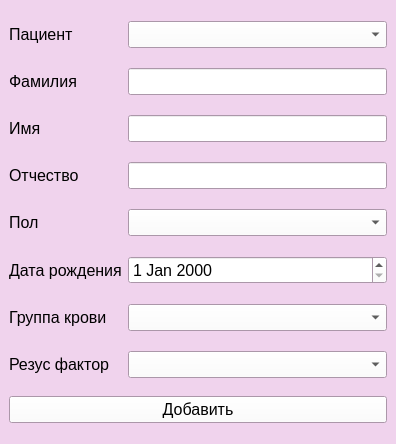
<?xml version="1.0" encoding="UTF-8"?>
<ui version="4.0">
 <class>MainWindow</class>
 <widget class="QMainWindow" name="MainWindow">
  <property name="geometry">
   <rect>
    <x>0</x>
    <y>0</y>
    <width>396</width>
    <height>444</height>
   </rect>
  </property>
  <property name="palette">
   <palette>
    <active>
     <colorrole role="WindowText">
      <brush brushstyle="SolidPattern">
       <color alpha="255">
        <red>0</red>
        <green>0</green>
        <blue>0</blue>
       </color>
      </brush>
     </colorrole>
     <colorrole role="Button">
      <brush brushstyle="SolidPattern">
       <color alpha="255">
        <red>255</red>
        <green>255</green>
        <blue>255</blue>
       </color>
      </brush>
     </colorrole>
     <colorrole role="Light">
      <brush brushstyle="SolidPattern">
       <color alpha="255">
        <red>255</red>
        <green>255</green>
        <blue>255</blue>
       </color>
      </brush>
     </colorrole>
     <colorrole role="Midlight">
      <brush brushstyle="SolidPattern">
       <color alpha="255">
        <red>247</red>
        <green>233</green>
        <blue>246</blue>
       </color>
      </brush>
     </colorrole>
     <colorrole role="Dark">
      <brush brushstyle="SolidPattern">
       <color alpha="255">
        <red>120</red>
        <green>105</green>
        <blue>118</blue>
       </color>
      </brush>
     </colorrole>
     <colorrole role="Mid">
      <brush brushstyle="SolidPattern">
       <color alpha="255">
        <red>160</red>
        <green>141</green>
        <blue>158</blue>
       </color>
      </brush>
     </colorrole>
     <colorrole role="Text">
      <brush brushstyle="SolidPattern">
       <color alpha="255">
        <red>0</red>
        <green>0</green>
        <blue>0</blue>
       </color>
      </brush>
     </colorrole>
     <colorrole role="BrightText">
      <brush brushstyle="SolidPattern">
       <color alpha="255">
        <red>255</red>
        <green>255</green>
        <blue>255</blue>
       </color>
      </brush>
     </colorrole>
     <colorrole role="ButtonText">
      <brush brushstyle="SolidPattern">
       <color alpha="255">
        <red>0</red>
        <green>0</green>
        <blue>0</blue>
       </color>
      </brush>
     </colorrole>
     <colorrole role="Base">
      <brush brushstyle="SolidPattern">
       <color alpha="255">
        <red>255</red>
        <green>255</green>
        <blue>255</blue>
       </color>
      </brush>
     </colorrole>
     <colorrole role="Window">
      <brush brushstyle="SolidPattern">
       <color alpha="255">
        <red>240</red>
        <green>211</green>
        <blue>237</blue>
       </color>
      </brush>
     </colorrole>
     <colorrole role="Shadow">
      <brush brushstyle="SolidPattern">
       <color alpha="255">
        <red>0</red>
        <green>0</green>
        <blue>0</blue>
       </color>
      </brush>
     </colorrole>
     <colorrole role="AlternateBase">
      <brush brushstyle="SolidPattern">
       <color alpha="255">
        <red>247</red>
        <green>233</green>
        <blue>246</blue>
       </color>
      </brush>
     </colorrole>
     <colorrole role="ToolTipBase">
      <brush brushstyle="SolidPattern">
       <color alpha="255">
        <red>255</red>
        <green>255</green>
        <blue>220</blue>
       </color>
      </brush>
     </colorrole>
     <colorrole role="ToolTipText">
      <brush brushstyle="SolidPattern">
       <color alpha="255">
        <red>0</red>
        <green>0</green>
        <blue>0</blue>
       </color>
      </brush>
     </colorrole>
     <colorrole role="PlaceholderText">
      <brush brushstyle="SolidPattern">
       <color alpha="128">
        <red>0</red>
        <green>0</green>
        <blue>0</blue>
       </color>
      </brush>
     </colorrole>
    </active>
    <inactive>
     <colorrole role="WindowText">
      <brush brushstyle="SolidPattern">
       <color alpha="255">
        <red>0</red>
        <green>0</green>
        <blue>0</blue>
       </color>
      </brush>
     </colorrole>
     <colorrole role="Button">
      <brush brushstyle="SolidPattern">
       <color alpha="255">
        <red>255</red>
        <green>255</green>
        <blue>255</blue>
       </color>
      </brush>
     </colorrole>
     <colorrole role="Light">
      <brush brushstyle="SolidPattern">
       <color alpha="255">
        <red>255</red>
        <green>255</green>
        <blue>255</blue>
       </color>
      </brush>
     </colorrole>
     <colorrole role="Midlight">
      <brush brushstyle="SolidPattern">
       <color alpha="255">
        <red>247</red>
        <green>233</green>
        <blue>246</blue>
       </color>
      </brush>
     </colorrole>
     <colorrole role="Dark">
      <brush brushstyle="SolidPattern">
       <color alpha="255">
        <red>120</red>
        <green>105</green>
        <blue>118</blue>
       </color>
      </brush>
     </colorrole>
     <colorrole role="Mid">
      <brush brushstyle="SolidPattern">
       <color alpha="255">
        <red>160</red>
        <green>141</green>
        <blue>158</blue>
       </color>
      </brush>
     </colorrole>
     <colorrole role="Text">
      <brush brushstyle="SolidPattern">
       <color alpha="255">
        <red>0</red>
        <green>0</green>
        <blue>0</blue>
       </color>
      </brush>
     </colorrole>
     <colorrole role="BrightText">
      <brush brushstyle="SolidPattern">
       <color alpha="255">
        <red>255</red>
        <green>255</green>
        <blue>255</blue>
       </color>
      </brush>
     </colorrole>
     <colorrole role="ButtonText">
      <brush brushstyle="SolidPattern">
       <color alpha="255">
        <red>0</red>
        <green>0</green>
        <blue>0</blue>
       </color>
      </brush>
     </colorrole>
     <colorrole role="Base">
      <brush brushstyle="SolidPattern">
       <color alpha="255">
        <red>255</red>
        <green>255</green>
        <blue>255</blue>
       </color>
      </brush>
     </colorrole>
     <colorrole role="Window">
      <brush brushstyle="SolidPattern">
       <color alpha="255">
        <red>240</red>
        <green>211</green>
        <blue>237</blue>
       </color>
      </brush>
     </colorrole>
     <colorrole role="Shadow">
      <brush brushstyle="SolidPattern">
       <color alpha="255">
        <red>0</red>
        <green>0</green>
        <blue>0</blue>
       </color>
      </brush>
     </colorrole>
     <colorrole role="AlternateBase">
      <brush brushstyle="SolidPattern">
       <color alpha="255">
        <red>247</red>
        <green>233</green>
        <blue>246</blue>
       </color>
      </brush>
     </colorrole>
     <colorrole role="ToolTipBase">
      <brush brushstyle="SolidPattern">
       <color alpha="255">
        <red>255</red>
        <green>255</green>
        <blue>220</blue>
       </color>
      </brush>
     </colorrole>
     <colorrole role="ToolTipText">
      <brush brushstyle="SolidPattern">
       <color alpha="255">
        <red>0</red>
        <green>0</green>
        <blue>0</blue>
       </color>
      </brush>
     </colorrole>
     <colorrole role="PlaceholderText">
      <brush brushstyle="SolidPattern">
       <color alpha="128">
        <red>0</red>
        <green>0</green>
        <blue>0</blue>
       </color>
      </brush>
     </colorrole>
    </inactive>
    <disabled>
     <colorrole role="WindowText">
      <brush brushstyle="SolidPattern">
       <color alpha="255">
        <red>120</red>
        <green>105</green>
        <blue>118</blue>
       </color>
      </brush>
     </colorrole>
     <colorrole role="Button">
      <brush brushstyle="SolidPattern">
       <color alpha="255">
        <red>255</red>
        <green>255</green>
        <blue>255</blue>
       </color>
      </brush>
     </colorrole>
     <colorrole role="Light">
      <brush brushstyle="SolidPattern">
       <color alpha="255">
        <red>255</red>
        <green>255</green>
        <blue>255</blue>
       </color>
      </brush>
     </colorrole>
     <colorrole role="Midlight">
      <brush brushstyle="SolidPattern">
       <color alpha="255">
        <red>247</red>
        <green>233</green>
        <blue>246</blue>
       </color>
      </brush>
     </colorrole>
     <colorrole role="Dark">
      <brush brushstyle="SolidPattern">
       <color alpha="255">
        <red>120</red>
        <green>105</green>
        <blue>118</blue>
       </color>
      </brush>
     </colorrole>
     <colorrole role="Mid">
      <brush brushstyle="SolidPattern">
       <color alpha="255">
        <red>160</red>
        <green>141</green>
        <blue>158</blue>
       </color>
      </brush>
     </colorrole>
     <colorrole role="Text">
      <brush brushstyle="SolidPattern">
       <color alpha="255">
        <red>120</red>
        <green>105</green>
        <blue>118</blue>
       </color>
      </brush>
     </colorrole>
     <colorrole role="BrightText">
      <brush brushstyle="SolidPattern">
       <color alpha="255">
        <red>255</red>
        <green>255</green>
        <blue>255</blue>
       </color>
      </brush>
     </colorrole>
     <colorrole role="ButtonText">
      <brush brushstyle="SolidPattern">
       <color alpha="255">
        <red>120</red>
        <green>105</green>
        <blue>118</blue>
       </color>
      </brush>
     </colorrole>
     <colorrole role="Base">
      <brush brushstyle="SolidPattern">
       <color alpha="255">
        <red>240</red>
        <green>211</green>
        <blue>237</blue>
       </color>
      </brush>
     </colorrole>
     <colorrole role="Window">
      <brush brushstyle="SolidPattern">
       <color alpha="255">
        <red>240</red>
        <green>211</green>
        <blue>237</blue>
       </color>
      </brush>
     </colorrole>
     <colorrole role="Shadow">
      <brush brushstyle="SolidPattern">
       <color alpha="255">
        <red>0</red>
        <green>0</green>
        <blue>0</blue>
       </color>
      </brush>
     </colorrole>
     <colorrole role="AlternateBase">
      <brush brushstyle="SolidPattern">
       <color alpha="255">
        <red>240</red>
        <green>211</green>
        <blue>237</blue>
       </color>
      </brush>
     </colorrole>
     <colorrole role="ToolTipBase">
      <brush brushstyle="SolidPattern">
       <color alpha="255">
        <red>255</red>
        <green>255</green>
        <blue>220</blue>
       </color>
      </brush>
     </colorrole>
     <colorrole role="ToolTipText">
      <brush brushstyle="SolidPattern">
       <color alpha="255">
        <red>0</red>
        <green>0</green>
        <blue>0</blue>
       </color>
      </brush>
     </colorrole>
     <colorrole role="PlaceholderText">
      <brush brushstyle="SolidPattern">
       <color alpha="128">
        <red>0</red>
        <green>0</green>
        <blue>0</blue>
       </color>
      </brush>
     </colorrole>
    </disabled>
   </palette>
  </property>
  <property name="windowTitle">
   <string>Добавить пациента</string>
  </property>
  <widget class="QWidget" name="centralwidget">
   <layout class="QVBoxLayout" name="verticalLayout">
    <item>
     <layout class="QGridLayout" name="gridLayout">
      <property name="verticalSpacing">
       <number>20</number>
      </property>
      <item row="6" column="1">
       <widget class="QDateEdit" name="dateEdit">
        <property name="font">
         <font>
          <pointsize>12</pointsize>
         </font>
        </property>
       </widget>
      </item>
      <item row="7" column="0">
       <widget class="QLabel" name="label_5">
        <property name="font">
         <font>
          <pointsize>12</pointsize>
         </font>
        </property>
        <property name="text">
         <string>Группа крови</string>
        </property>
       </widget>
      </item>
      <item row="1" column="1">
       <widget class="QLineEdit" name="lineEdit">
        <property name="font">
         <font>
          <pointsize>12</pointsize>
         </font>
        </property>
       </widget>
      </item>
      <item row="8" column="1">
       <widget class="QComboBox" name="combobox_rezus">
        <property name="font">
         <font>
          <pointsize>12</pointsize>
         </font>
        </property>
        <property name="editable">
         <bool>false</bool>
        </property>
        <property name="currentText">
         <string/>
        </property>
        <property name="currentIndex">
         <number>-1</number>
        </property>
        <property name="maxVisibleItems">
         <number>3</number>
        </property>
       </widget>
      </item>
      <item row="8" column="0">
       <widget class="QLabel" name="label_6">
        <property name="font">
         <font>
          <pointsize>12</pointsize>
         </font>
        </property>
        <property name="text">
         <string>Резус фактор</string>
        </property>
       </widget>
      </item>
      <item row="0" column="0">
       <widget class="QLabel" name="label">
        <property name="font">
         <font>
          <pointsize>12</pointsize>
         </font>
        </property>
        <property name="text">
         <string>Пациент </string>
        </property>
       </widget>
      </item>
      <item row="1" column="0">
       <widget class="QLabel" name="label_2">
        <property name="font">
         <font>
          <pointsize>12</pointsize>
         </font>
        </property>
        <property name="text">
         <string>Фамилия</string>
        </property>
       </widget>
      </item>
      <item row="7" column="1">
       <widget class="QComboBox" name="combobox_group">
        <property name="font">
         <font>
          <pointsize>12</pointsize>
         </font>
        </property>
        <property name="editable">
         <bool>false</bool>
        </property>
        <property name="currentText">
         <string/>
        </property>
        <property name="currentIndex">
         <number>-1</number>
        </property>
        <property name="maxVisibleItems">
         <number>4</number>
        </property>
       </widget>
      </item>
      <item row="2" column="1">
       <widget class="QLineEdit" name="lineEdit_2">
        <property name="font">
         <font>
          <pointsize>12</pointsize>
         </font>
        </property>
       </widget>
      </item>
      <item row="3" column="0">
       <widget class="QLabel" name="label_4">
        <property name="font">
         <font>
          <pointsize>12</pointsize>
         </font>
        </property>
        <property name="text">
         <string>Отчество</string>
        </property>
       </widget>
      </item>
      <item row="0" column="1">
       <widget class="QComboBox" name="combobox_Patient">
        <property name="font">
         <font>
          <pointsize>12</pointsize>
         </font>
        </property>
        <property name="editable">
         <bool>false</bool>
        </property>
        <property name="currentText">
         <string/>
        </property>
        <property name="currentIndex">
         <number>-1</number>
        </property>
        <property name="maxVisibleItems">
         <number>3</number>
        </property>
       </widget>
      </item>
      <item row="6" column="0">
       <widget class="QLabel" name="label_7">
        <property name="font">
         <font>
          <pointsize>12</pointsize>
         </font>
        </property>
        <property name="text">
         <string>Дата рождения</string>
        </property>
       </widget>
      </item>
      <item row="2" column="0">
       <widget class="QLabel" name="label_3">
        <property name="font">
         <font>
          <pointsize>12</pointsize>
         </font>
        </property>
        <property name="text">
         <string>Имя</string>
        </property>
       </widget>
      </item>
      <item row="3" column="1">
       <widget class="QLineEdit" name="lineEdit_3">
        <property name="font">
         <font>
          <pointsize>12</pointsize>
         </font>
        </property>
       </widget>
      </item>
      <item row="4" column="0">
       <widget class="QLabel" name="label_8">
        <property name="font">
         <font>
          <pointsize>12</pointsize>
         </font>
        </property>
        <property name="text">
         <string>Пол</string>
        </property>
       </widget>
      </item>
      <item row="4" column="1">
       <widget class="QComboBox" name="combobox_pol">
        <property name="font">
         <font>
          <pointsize>12</pointsize>
         </font>
        </property>
        <property name="editable">
         <bool>false</bool>
        </property>
        <property name="currentText">
         <string/>
        </property>
        <property name="currentIndex">
         <number>-1</number>
        </property>
        <property name="maxVisibleItems">
         <number>3</number>
        </property>
       </widget>
      </item>
     </layout>
    </item>
    <item>
     <widget class="QPushButton" name="add">
      <property name="font">
       <font>
        <pointsize>12</pointsize>
       </font>
      </property>
      <property name="text">
       <string>Добавить</string>
      </property>
     </widget>
    </item>
   </layout>
  </widget>
 </widget>
 <resources/>
 <connections/>
</ui>
